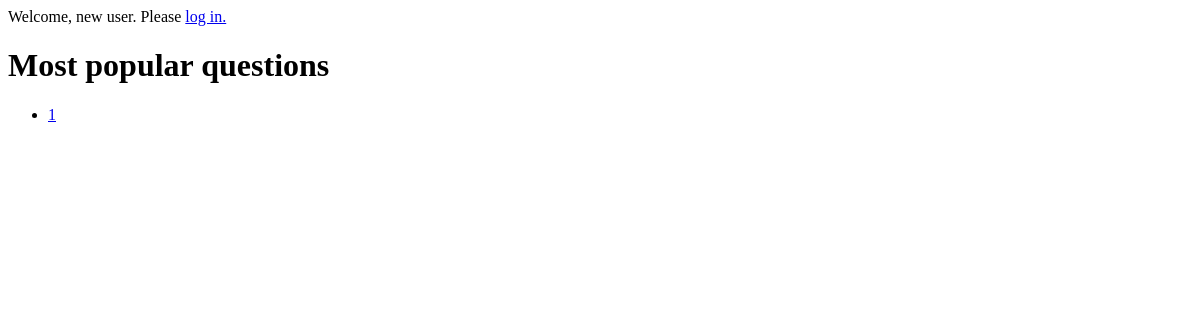
/popular/, run on an earlier commit of the app's database.
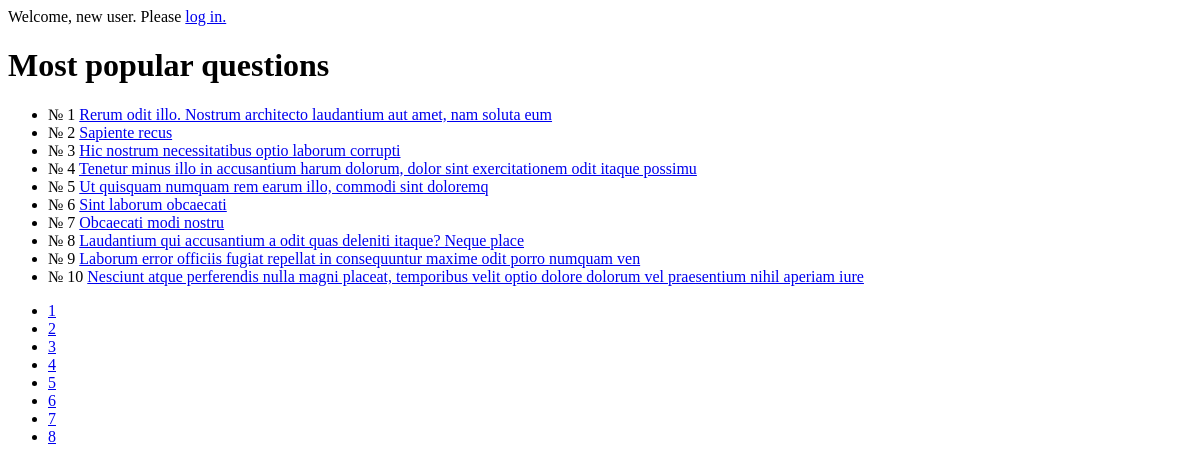
And on a later commit of the database.
### qa/models.py (models this page shows, shortened)
class Question(models.Model):
    objects = QuestionManager()
    title = models.CharField(max_length=128) #- заголовок вопроса
    text = models.TextField() #- полный текст вопроса
    added_at = models.DateField(auto_now_add=True) #- дата добавления вопроса
    rating = models.IntegerField(default=0) #- рейтинг вопроса (число)
    author = models.ForeignKey(User, on_delete=models.DO_NOTHING)#- автор вопроса
    likes = models.ManyToManyField(User, related_name='question_like_user') #- список пользователей, поставивших "лайк"

### qa/views.py (the view)
# urls.py: url(r'^popular/', views.popular, name='popular'),
@require_GET
def popular(request, *args, **kwargs):
    page = request.GET.get('page', 1)
    pop = Question.objects.popular()
    limit = 10
    paginator = Paginator(pop, limit)
    baseurl = reverse('popular')
    page = paginator.page(page)
    return render(request, 'qa/question_popular.html', {
        'questions' : page.object_list,
        'paginator' : paginator,
        'page' : page,
        'baseurl' : baseurl,
	'user' : request.user,
    })

### qa/models.py (called while the page is built)
  def popular(self):
    return self.order_by('-rating')

### qa/templates/qa/question_popular.html
{% if user.is_authenticated %}
    <p>Welcome, {{ user.username }}. Thanks for logging in.<a href="/logout">Logout.</a></p>
{% else %}
    <p>Welcome, new user. Please <a href= "/login/">log in.</a></p>
{% endif %}
<h1>Most popular questions</h1>
<ul>
{% for question in questions%}
    <li>№ {{ question.id }} <a href= "/question/{{ question.id }}/">{{ question.title }}</a> </li>
{% endfor %}
</ul>
<nav><ul class=paginator>
{% for p in paginator.page_range %}
    {% if p.number == page.number %}
    <li class = "active">
    {% else %}
    <li>
    {% endif %}
	<a href="{{ baseurl }}?page={{ p }}" > {{ p }} </a>
    </li>
{% endfor %}
</ul></nav>

What changed in the data, as far as the page shows it:
added Question: id "1", title "Rerum odit illo. Nostrum architecto laudantium aut amet, nam soluta eum"
added Question: id "2", title "Sapiente recus"
added Question: id "3", title "Hic nostrum necessitatibus optio laborum corrupti"
added Question: id "4", title "Tenetur minus illo in accusantium harum dolorum, dolor sint exercitationem odit itaque possimu"
added Question: id "5", title "Ut quisquam numquam rem earum illo, commodi sint doloremq"
added Question: id "6", title "Sint laborum obcaecati"
added Question: id "7", title "Obcaecati modi nostru"
added Question: id "8", title "Laudantium qui accusantium a odit quas deleniti itaque? Neque place"
added Question: id "9", title "Laborum error officiis fugiat repellat in consequuntur maxime odit porro numquam ven"
added Question: id "10", title "Nesciunt atque perferendis nulla magni placeat, temporibus velit optio dolore dolorum vel praesentium nihil aperiam iure"
Also different on the page:
new list line: "2"
new list line: "3"
new list line: "4"
new list line: "5"
new list line: "6"
new list line: "7"
new list line: "8"
